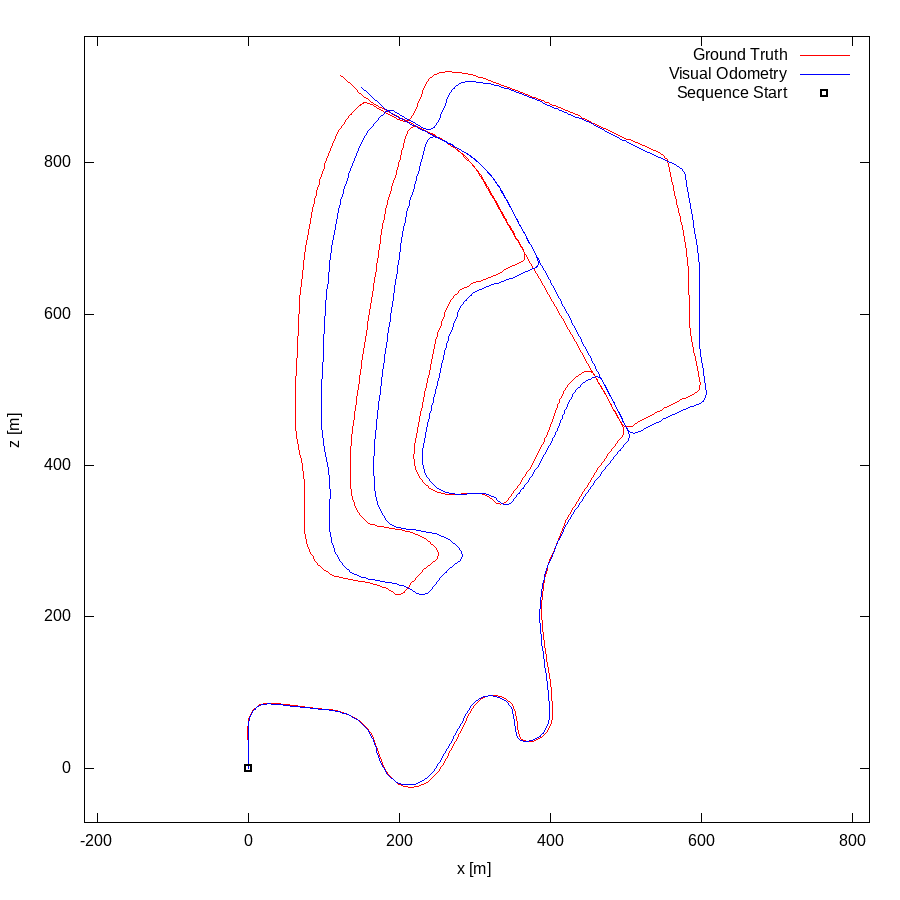

Write gnuplot code to recreate this figure.
set term postscript eps enhanced color
set output "02.eps"
set size ratio -1
set xrange [-217:822]
set yrange [-72:967]
set xlabel "x [m]"
set ylabel "z [m]"
plot "02.txt" using 1:2 lc rgb "#FF0000" title 'Ground Truth' w lines,"02.txt" using 3:4 lc rgb "#0000FF" title 'Visual Odometry' w lines,"< head -1 02.txt" using 1:2 lc rgb "#000000" pt 4 ps 1 lw 2 title 'Sequence Start' w points
